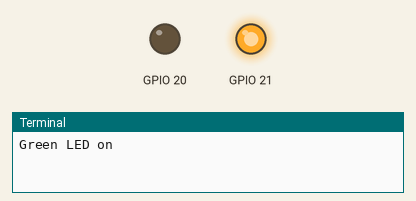
Simulated run of this program. Board: Raspberry Pi (BCM pin numbers). On the bench: output pins drawn as LEDs (lit = HIGH), the last lines printed to the terminal. At 10.0 s the program stops and its outputs stay as they are.

Above: at 0.1 s.
At 5.1 s:
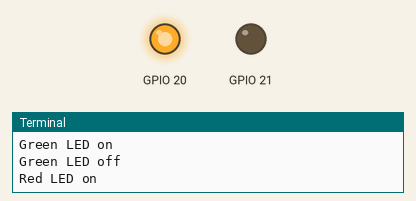
At 10.1 s:
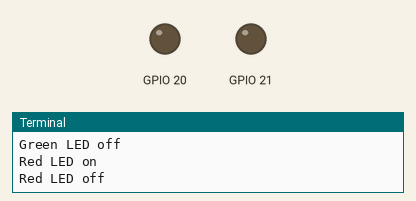
Timing chart, 0 to 11.5 s (numbered marks = the images above):
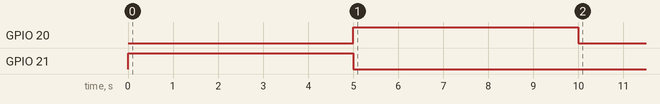

Measured:
- by itself, GPIO 20: LOW → HIGH at 5.0 s, → LOW 5.0 s later
- by itself, GPIO 21: LOW → HIGH at 0.00 s, → LOW 5.0 s later

The program:

Led.py
```python
#!/usr/bin/env python

import RPi.GPIO as GPIO
import time

GPIO.setmode(GPIO.BCM)
GPIO.setwarnings(False)
GPIO.setup(21,GPIO.OUT)
GPIO.setup(20,GPIO.OUT)

print("Green LED on")

GPIO.output(21,GPIO.HIGH)

time.sleep(5)

print("Green LED off")

GPIO.output(21,GPIO.LOW)

print("Red LED on")

GPIO.output(20,GPIO.HIGH)

time.sleep(5)

print("Red LED off")

GPIO.output(20,GPIO.LOW)
```
